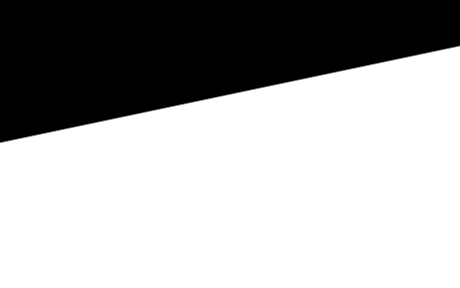
#> input picture Umetno zaznavanje/MartinRode_assignment_3/images/oneline.png, 460 x 288 px
$ python exercise3.py
#> lines starting #> are read from the running program, lines starting #| are printed output that depends on the picture; after the words box and inside, x2 and y2 are one past the last pixel; in counts of white or black regions, pixels touching at a corner belong together
### Umetno zaznavanje/MartinRode_assignment_3/a3_utils.py
import numpy as np
import cv2
from matplotlib import pyplot as plt

def draw_line(rho, theta, max_rho):
	a = np.cos(theta)
	b = np.sin(theta)

	x0 = a*rho
	y0 = b*rho

	x1 = int(x0 + max_rho*(-b))
	y1 = int(y0 + max_rho*(a))
	x2 = int(x0 - max_rho*(-b))
	y2 = int(y0 - max_rho*(a))

	plt.plot((y1,y2),(x1,x2),'r')

# [39 lines left out: functions gaussdx, gauss, zapConv, partials, gradient_magnitude, not called in this run]


### Umetno zaznavanje/MartinRode_assignment_3/exercise3.py
import numpy as np
import cv2
from matplotlib import pyplot as plt
import a3_utils as utils
W = 10
SIGMA = 0.7


def gauss(w, sigma):
    size = w
    base = np.indices((int(size),))[0] - int(size/2)
    temp = -(base**2) / (2*(sigma**2))
    temp = np.exp(temp)
    factor = 1 / (2*np.pi*sigma)**0.5
    res = factor*temp
    return res/sum(res)

def gaussdx(w, sigma):
    size = w
    base = np.indices((int(size),))[0] - int(size/2)

    factor = -1/(((2*np.pi)**0.5)*(sigma**3))
    exp = -(base**2)/(2*(sigma**2))
    res = factor*base*np.exp(exp)
    return res/sum(np.abs(res))

def zapConv(im, ker1, ker2):
    res = cv2.filter2D(src=im, ddepth=-1, kernel=ker1)
    res = cv2.filter2D(src=res, ddepth=-1, kernel=ker2)
    return res

def frstDer(image):
    g = np.array(gauss(W, SIGMA))[np.newaxis]
    gdx = -np.array(gaussdx(W, SIGMA))[np.newaxis]

    Ix = zapConv(image, g.T, gdx)
    Iy = zapConv(image, g, gdx.T)
    return Ix, Iy

# [9 lines left out: function scndDer, not called in this run]
def mag(image):
    Ix, Iy = frstDer(image)
    mag = Ix**2 + Iy**2
    return mag**0.5

def idir(image):
    Ix, Iy = frstDer(image)
    return np.arctan2(Iy, Ix)
# [4 lines left out: function findedges, not called in this run]

def nonmax(image):
    Idir = idir(image)
    res = mag(image)
    image = res

    for j in range(len(image[0])-1):
        for i in range(len(image)-1):
            #print(f"{i}, {j} of {image.shape}")

            angle = Idir[i,j] * 180/np.pi
            if(angle<0): angle+=180


            if((angle >= 0 and angle < 22.5) or (angle >= 157.5 and angle < 180)):
                if(image[i,j] < image[i, j-1] and image[i,j] < image[i, j+1]):
                    res[i,j] = 0

            if(angle >= 22.5 and angle < 67.5):
                if(image[i,j] < image[i-1, j+1] or image[i, j] < image[i+1, j-1]):
                    res[i,j] = 0

            if(angle >= 67.5 and angle < 112.5):
                if(image[i,j] < image[i-1, j] or image[i, j] < image[i+1, j]):
                    res[i,j] = 0

            if(angle >= 112.5 and angle < 157.5):
                if(image[i,j] < image[i-1, j-1] or image[i, j] < image[i+1, j+1]):
                    res[i,j] = 0

    return res


# [27 lines left out: function a, not called in this run]


def hough_find_lines(image, resRo, resTheta, tresholdD, tresholdU):

    image = cv2.Canny(image.astype(np.uint8), tresholdD, tresholdU)

    diag = np.sqrt(image.shape[0]**2 + image.shape[1]**2)

    Acc = np.zeros((resRo, resTheta))

    coords = np.nonzero(image)

    thetas = np.linspace(-np.pi/2, np.pi/2, resTheta)
    # ros = np.arange(-diag, diag, (2*diag)/resRo)
    cosSpace = np.cos(thetas)
    sinSpace = np.sin(thetas)

    for j in range(len(coords[0])):
        x = coords[0][j]
        y = coords[1][j]
        ro = x*cosSpace + y*sinSpace
        ro = (ro+diag) * resRo / (2*diag)
        for i in range(resTheta):
            if(ro[i] < resRo and ro[i] > 0):
                Acc[int(ro[i]), i] += 1

    return Acc


# [19 lines left out: function b, not called in this run]

def d():
    I = cv2.imread("images/oneline.png")
#> I is the input picture: shape (288, 460, 3); min 0, max 255, mean 171.4
    acc = nonmax(hough_find_lines(I, 300, 200, 30, 60))
#> in hough_find_lines, `image = cv2.Canny(image.astype(np.uint8), tresholdD, tresholdU)`:
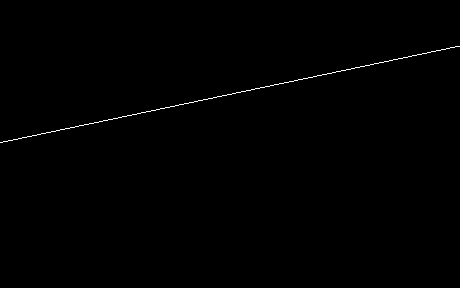
#> image: shape (288, 460); 0.35% white in thin lines or dots, all inside (x1, y1, x2, y2) = (0, 46, 460, 143)
#> in hough_find_lines, `coords = np.nonzero(image)`: coords = 460 positions, rows 46 to 142, columns 0 to 459
#> the loop in hough_find_lines, `for j in range(len(coords[0])):` made 460 passes
#> (x, y) on passes 1 to 3: (46, 455), (46, 456), (46, 457)
#> after the loop in hough_find_lines, `for j in range(len(coords[0])):`:
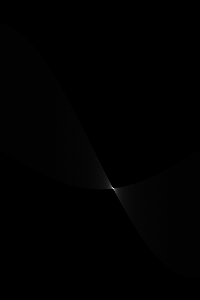
#> Acc: shape (300, 200) float64; min 0, max 368, mean 1.5; drawn with min black and max white
#> in gauss, `size = w`: size = 10
#> in gauss, `base = np.indices((int(size),))[0] - int(size/2)`: base = [-5, -4, -3, -2, -1, 0, 1, 2, 3, 4]
#> in gauss, `temp = -(base**2) / (2*(sigma**2))`: temp = [-25.51, -16.33, -9.18, -4.08, -1.02, 0, -1.02, -4.08, -9.18, -16.33]
#> in gauss, `temp = np.exp(temp)`: temp = [8.34e-12, 8.12e-08, 0.000103, 0.0169, 0.36, 1, 0.36, 0.0169, 0.000103, 8.12e-08]
#> in gauss, `res = factor*temp`: res = [3.98e-12, 3.87e-08, 4.9e-05, 0.00805, 0.172, 0.477, 0.172, 0.00805, 4.9e-05, 3.87e-08]
#> in idir, `return np.arctan2(Iy, Ix)`:
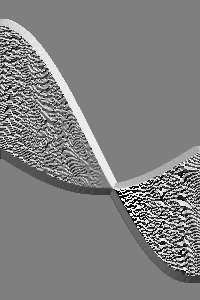
#> returned value: shape (300, 200) float64; min -3.14, max 3.14, mean 0.0487; drawn with min black and max white
#> after the loop in nonmax, `for j in range(len(image[0])-1):`: res: shape (300, 200) float64; min 0, max 152.2, mean 0.1
    tres = 100
    acc1 = acc
    acc[acc < tres] = 0
#> acc: shape (300, 200) float64; min 0, max 152.2, mean 0
    coor = np.nonzero(acc)
#> coor = ([187, 189, 189], [113, 112, 113])
    maxro = np.max(coor[0])
#> maxro = 189

    plt.figure()
    plt.imshow(I)

    for i in range(len(coor[0])):
        ro = coor[0][i]
        theta = coor[1][i]
        utils.draw_line(ro, theta, maxro)
#> this loop made 3 passes
#> (ro, theta, a in draw_line, b in draw_line, x0 in draw_line, y0 in draw_line, x1 in draw_line, y1 in draw_line) on passes 1 to 3: (187, 113, 0.995, -0.0972, 186.1, -18.17, 204, 169), (189, 112, 0.456, -0.89, 86.18, -168.2, 254, -82), (189, 113, 0.995, -0.0972, 188.1, -18.37, 206, 169)
    plt.show()
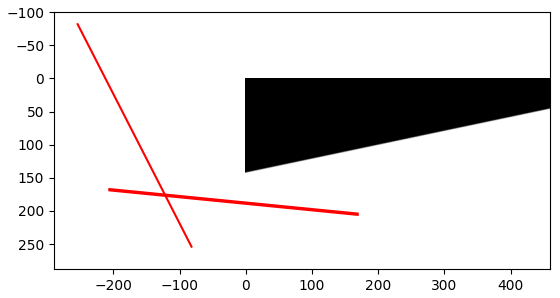
#> figure drawn by matplotlib, 1 panel
d()
